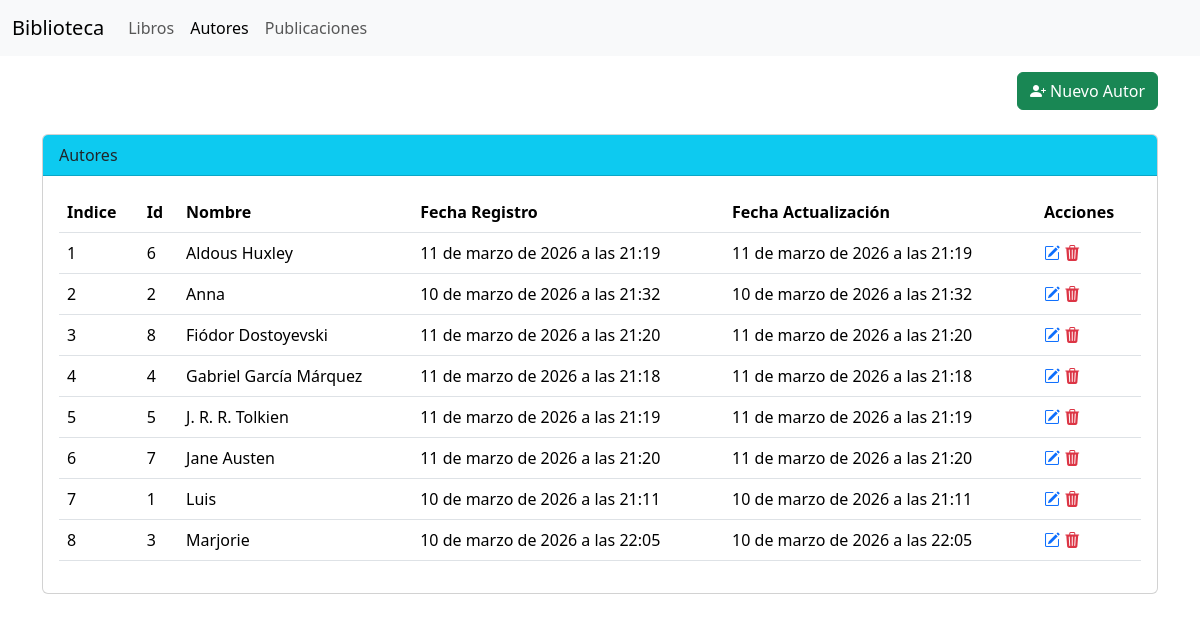
/authors/, run on an earlier commit of the app's database.
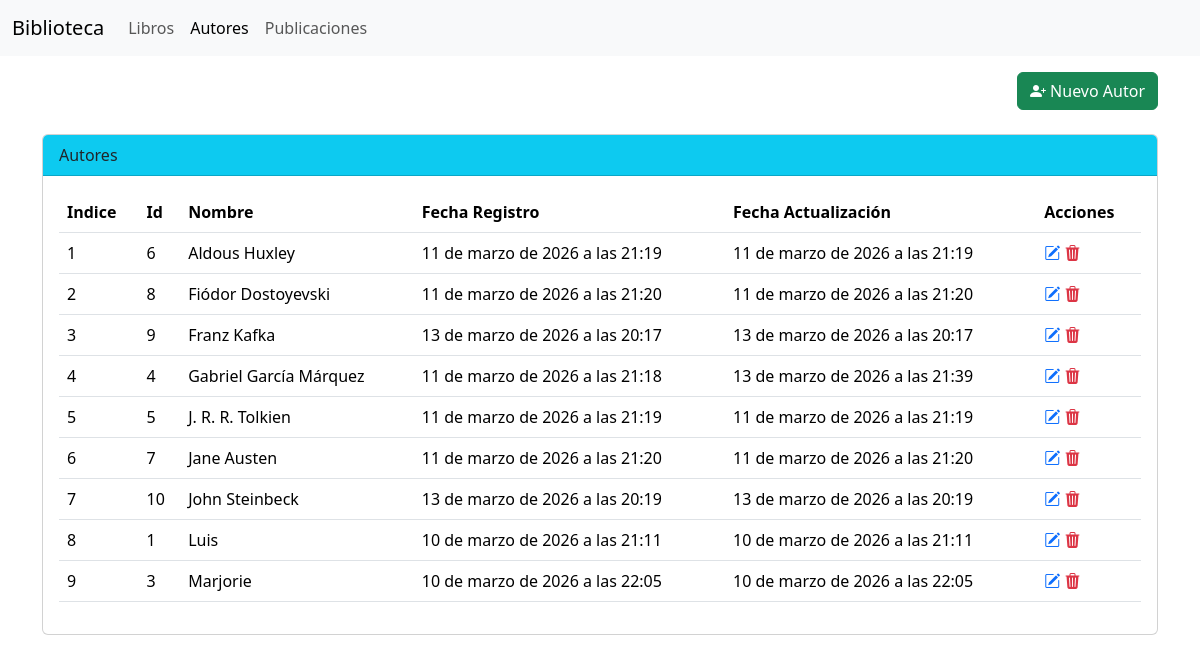
And on a later commit of the database.
### biblioteca_app/models.py (models this page shows, shortened)
class Author(models.Model):
    name        = models.CharField(max_length=255)
    created_at  = models.DateTimeField(auto_now_add=True)
    updated_at  = models.DateTimeField(auto_now=True)

### biblioteca_app/views.py (the view)
# urls.py: path("authors/", authors_list, name="authors_list"),
@require_http_methods(["GET"])
def authors_list(request):
    autores = Author.objects.all().order_by("name")#SELECT * FROM Authors
    contexto = {
        "autores" : autores,
    }
    return render(request, "authors_list.html", contexto)

### biblioteca_app/templates/authors_list.html (shortened to what this page needs)
{% extends "base.html" %}
{% block content %}
<div class="mt-3 d-flex justify-content-end">
    <a class="btn btn-success" href="{% url 'authors_create' %}">
        <i class="bi bi-person-plus-fill"></i> Nuevo Autor
    </a>
</div>
<div class="card mt-4">
    <div class="card-header bg-info">
        Autores
    </div>
    <div class="card-body">
        <table class="table">
            <thead>
                <tr>
                    <th scope="col">Indice</th>
                    <th scope="col">Id</th>
                    <th scope="col">Nombre</th>
                    <th scope="col">Fecha Registro</th>
                    <th scope="col">Fecha Actualización</th>
                    <th scope="col">Acciones</th>
                </tr>
            </thead>
            <tbody>
                {% for autor in autores %}
                <tr>
                    <td>{{ forloop.counter }}</td>
                    <td>{{ autor.id }}</td>
                    <td>{{ autor.name }}</td>
                    <td>{{ autor.created_at }}</td>
                    <td>{{ autor.updated_at }}</td>
                    <td>
                        <div>
                            <a class="text-primary" href="{% url 'authors_update' autor.id %}"><i
                                    class="bi bi-pencil-square"></i></a>
                            <a
                            class="text-danger delete-btn"
                            href=""
                            data-url="{% url 'authors_delete' autor.id %}"
                            data-text="Se eliminará {{ autor.name }}. Esta acción no se puede revertir"
                            data-title = "¿Eliminar Autor?"
                            >
                            <i class="bi bi-trash3-fill"></i></a>
                        </div>
                    </td>
                </tr>
                {% empty %}
                <tr>
                    <td>No hay autores</td>
                </tr>
                {% endfor %}
            </tbody>
        </table>
    </div>
</div>
{% endblock %}

What changed in the data, as far as the page shows it:
removed Author: id "2", name "Anna", created_at "10 de marzo de 2026 a las 21:32", updated_at "10 de marzo de 2026 a las 21:32"
added Author: id "9", name "Franz Kafka", created_at "13 de marzo de 2026 a las 20:17", updated_at "13 de marzo de 2026 a las 20:17"
changed Author "Gabriel García Márquez": updated_at "11 de marzo de 2026 a las 21:18" → "13 de marzo de 2026 a las 21:39"
added Author: id "10", name "John Steinbeck", created_at "13 de marzo de 2026 a las 20:19", updated_at "13 de marzo de 2026 a las 20:19"
